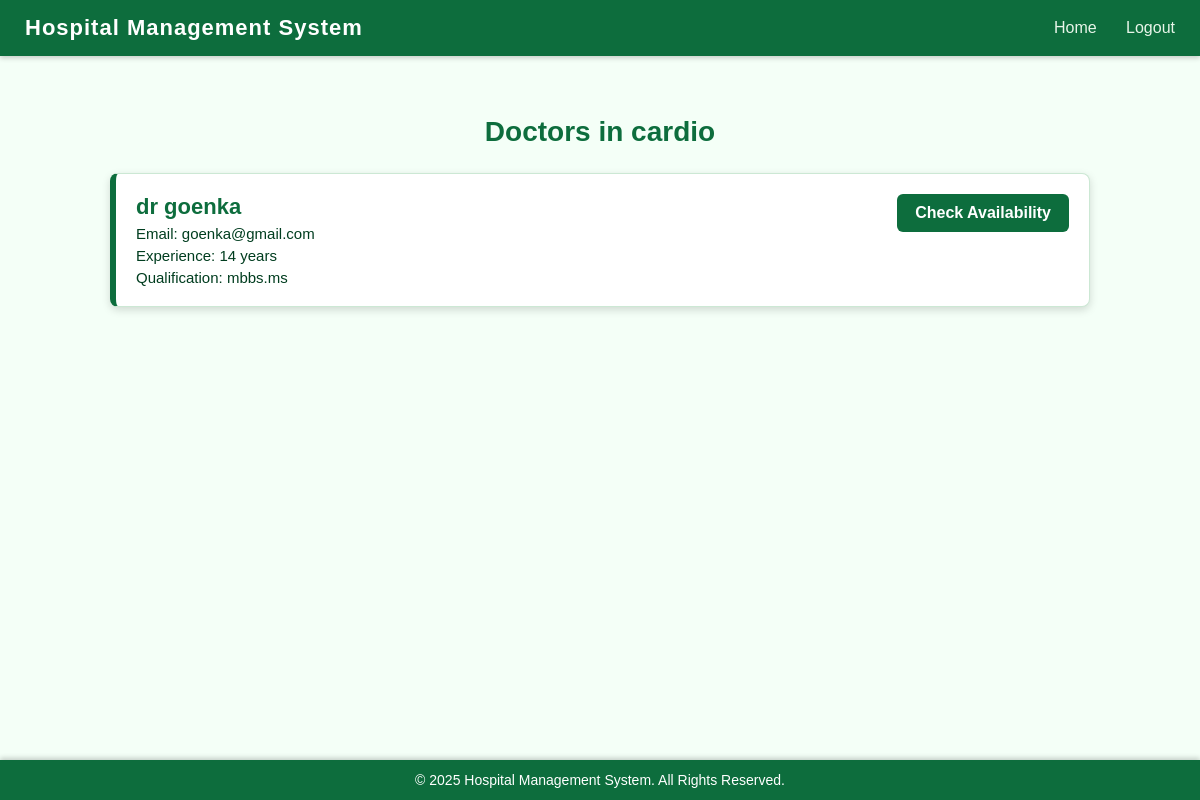
Before: /see_department/2 (signed in) with the older database file.
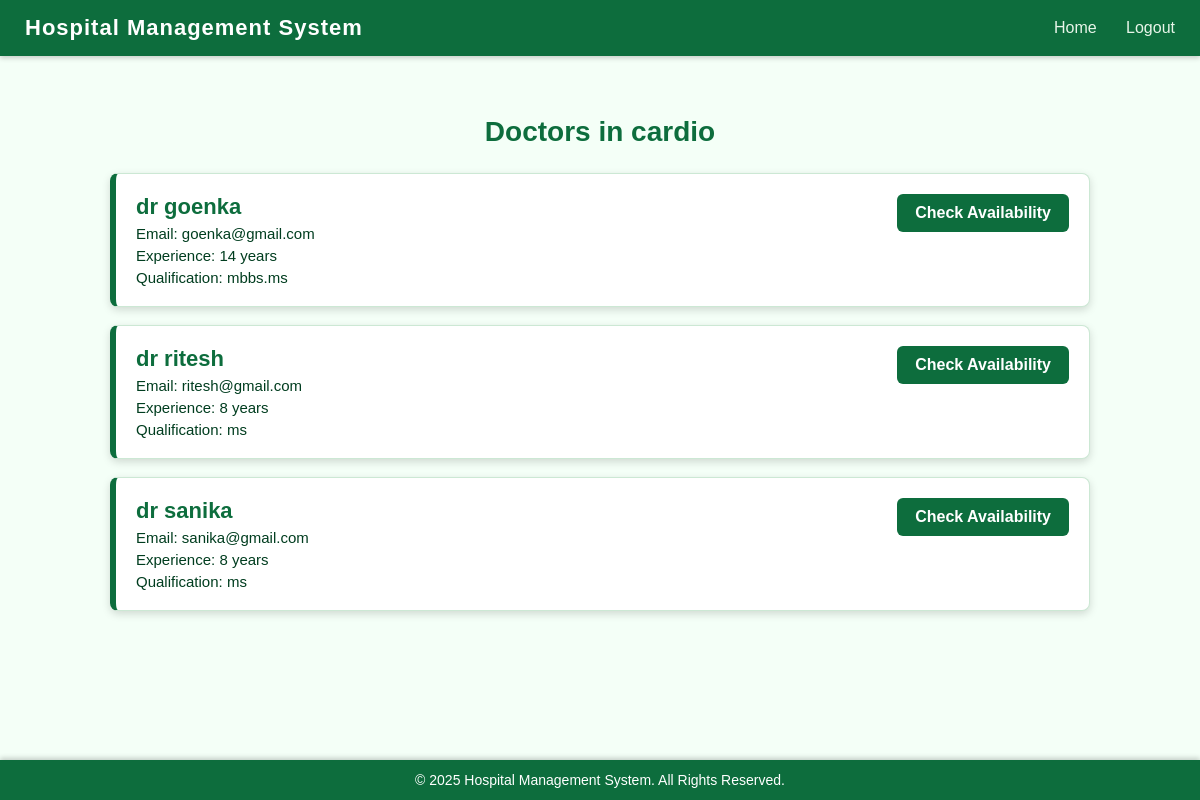
After: the same page with the newer database file.
### app.py (models this page shows)
class User(db.Model):
    __tablename__='users'
    id=db.Column(db.Integer,primary_key=True)
    username=db.Column(db.String(150),unique=True,nullable=False)
    email=db.Column(db.String(150),unique=True,nullable=False)
    password=db.Column(db.String(150),nullable=False)
    role=db.Column(db.String(50),nullable=False)#eg doctor admin patient
    created_at=db.Column(db.DateTime,default=datetime.utcnow)
    department_id=db.Column(db.Integer,db.ForeignKey('departments.id'),nullable=True)
    department=db.relationship("Department",back_populates="doctors")
    experience=db.Column(db.Integer,nullable=True)
    qualifications=db.Column(db.String(250),nullable=True)
    blacklisted=db.Column(db.Boolean, default=False)
    availabilities = db.relationship('DoctorAvailability', back_populates='doctor', cascade="all, delete-orphan")

### app.py (the view)
@app.route('/see_department/<int:dept_id>')
def see_department(dept_id):
    department = Department.query.get_or_404(dept_id)
    doctors = User.query.filter_by(department_id=dept_id, role='doctor').all()
    return render_template('patient_department_doctors.html', department=department, doctors=doctors)

### templates/patient_department_doctors.html (shortened to what this page needs)
{% extends "base.html" %}
{% block content %}
<div class="page-container">
    <h1 class="page-title">Doctors in {{ department.department_name }}</h1>
    {% if doctors %}
        {% for doc in doctors %}
        <div class="doctor-card">
            <div class="doctor-info">
                <h3>{{ doc.username }}</h3>
                <p>Email: {{ doc.email }}</p>
                <p>Experience: {{ doc.experience if doc.experience else "Not Updated" }} years</p>
                <p>Qualification: {{ doc.qualifications if doc.qualifications else "Not Updated" }}</p>
            </div>
            <a href="{{ url_for('book_appointment', doctor_id=doc.id) }}" class="view-btn">Check Availability</a>
        </div>
        {% endfor %}
    {% else %}
        <h3 style="color:red; text-align:center;">No doctors found in this department</h3>
    {% endif %}
</div>
{% endblock %}

Changed rows visible on the page:
added User: username "dr ritesh", email "ritesh@gmail.com", experience "8", qualifications "ms"
added User: username "dr sanika", email "sanika@gmail.com", experience "8", qualifications "ms"
